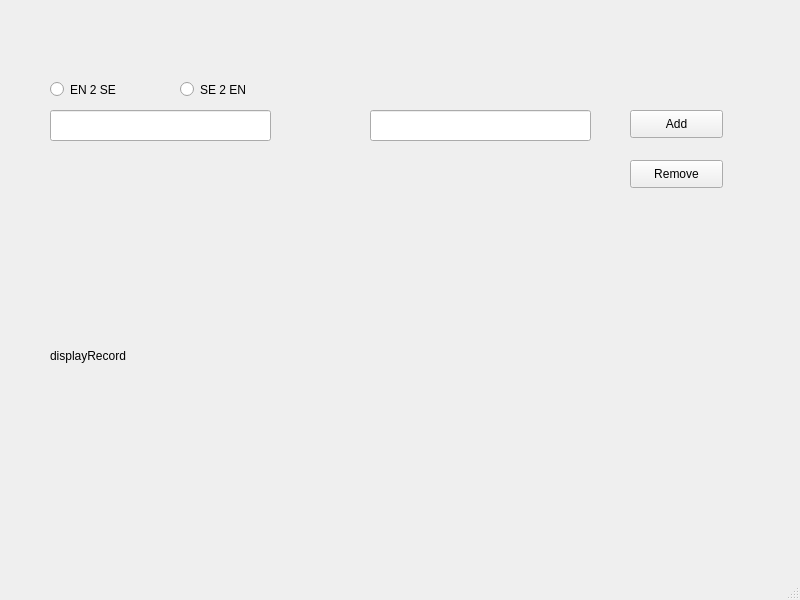
<?xml version="1.0" encoding="UTF-8"?>
<ui version="4.0">
 <class>MainWindow</class>
 <widget class="QMainWindow" name="MainWindow">
  <property name="geometry">
   <rect>
    <x>0</x>
    <y>0</y>
    <width>800</width>
    <height>600</height>
   </rect>
  </property>
  <property name="windowTitle">
   <string>MainWindow</string>
  </property>
  <widget class="QWidget" name="centralwidget">
   <widget class="QLineEdit" name="inputLeft">
    <property name="geometry">
     <rect>
      <x>50</x>
      <y>110</y>
      <width>221</width>
      <height>31</height>
     </rect>
    </property>
   </widget>
   <widget class="QLineEdit" name="inputRight">
    <property name="geometry">
     <rect>
      <x>370</x>
      <y>110</y>
      <width>221</width>
      <height>31</height>
     </rect>
    </property>
   </widget>
   <widget class="QPushButton" name="buttonAdd">
    <property name="geometry">
     <rect>
      <x>630</x>
      <y>110</y>
      <width>93</width>
      <height>28</height>
     </rect>
    </property>
    <property name="text">
     <string>Add</string>
    </property>
   </widget>
   <widget class="QPushButton" name="buttonRemove">
    <property name="geometry">
     <rect>
      <x>630</x>
      <y>160</y>
      <width>93</width>
      <height>28</height>
     </rect>
    </property>
    <property name="text">
     <string>Remove</string>
    </property>
   </widget>
   <widget class="QLabel" name="displayRecord">
    <property name="geometry">
     <rect>
      <x>50</x>
      <y>260</y>
      <width>541</width>
      <height>191</height>
     </rect>
    </property>
    <property name="text">
     <string>displayRecord</string>
    </property>
   </widget>
   <widget class="QRadioButton" name="rdbEn2se">
    <property name="geometry">
     <rect>
      <x>50</x>
      <y>80</y>
      <width>98</width>
      <height>19</height>
     </rect>
    </property>
    <property name="text">
     <string>EN 2 SE</string>
    </property>
   </widget>
   <widget class="QRadioButton" name="rdbSe2en">
    <property name="geometry">
     <rect>
      <x>180</x>
      <y>80</y>
      <width>98</width>
      <height>19</height>
     </rect>
    </property>
    <property name="text">
     <string>SE 2 EN</string>
    </property>
   </widget>
  </widget>
  <widget class="QMenuBar" name="menubar">
   <property name="geometry">
    <rect>
     <x>0</x>
     <y>0</y>
     <width>800</width>
     <height>25</height>
    </rect>
   </property>
  </widget>
  <widget class="QStatusBar" name="statusbar"/>
 </widget>
 <resources/>
 <connections/>
</ui>
